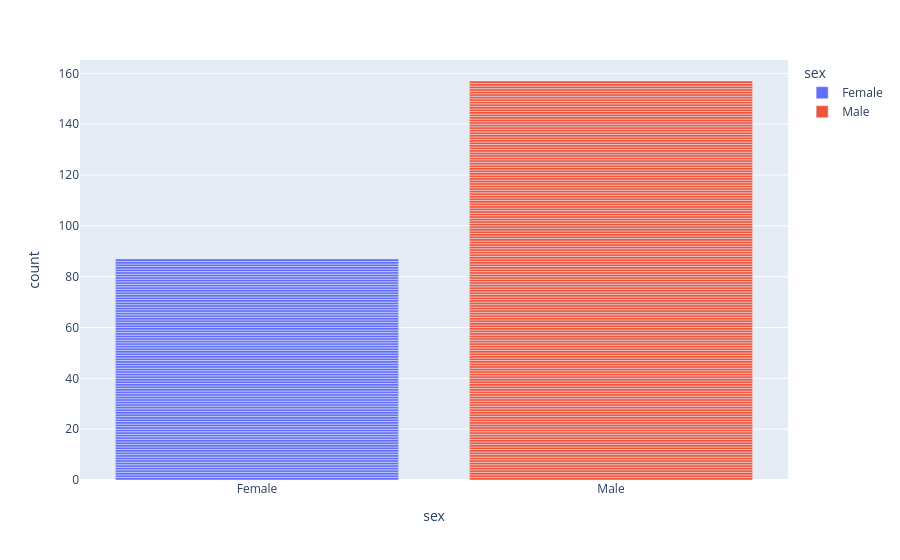

This figure's notebook cell:
### Code cell
# change color by  giving the coloumn in colour parameter
px.bar(tips,x=tips['sex'],color='sex')
# apna colour chuna ha tho colour_discreate_sequence ma sent karo hex code ma

### Figure 1 — Plotly figure (JSON) as saved in the notebook; plotly's stock layout.template omitted (floating-point values rounded to 4 significant figures; data arrays with more than 128 entries replaced by an {"elided": "..."} marker saying what was removed)
{"data": [{"hovertemplate": "sex=%{x}<br>count=%{y}<extra></extra>", "legendgroup": "Female", "marker": {"color": "#636efa", "pattern": {"shape": ""}}, "name": "Female", "orientation": "v", "showlegend": true, "textposition": "auto", "type": "bar", "x": ["Female", "Female", "Female", "Female", "Female", "Female", "Female", "Female", "Female", "Female", "Female", "Female", "Female", "Female", "Female", "Female", "Female", "Female", "Female", "Female", "Female", "Female", "Female", "Female", "Female", "Female", "Female", "Female", "Female", "Female", "Female", "Female", "Female", "Female", "Female", "Female", "Female", "Female", "Female", "Female", "Female", "Female", "Female", "Female", "Female", "Female", "Female", "Female", "Female", "Female", "Female", "Female", "Female", "Female", "Female", "Female", "Female", "Female", "Female", "Female", "Female", "Female", "Female", "Female", "Female", "Female", "Female", "Female", "Female", "Female", "Female", "Female", "Female", "Female", "Female", "Female", "Female", "Female", "Female", "Female", "Female", "Female", "Female", "Female", "Female", "Female", "Female"], "xaxis": "x", "y": [1, 1, 1, 1, 1, 1, 1, 1, 1, 1, 1, 1, 1, 1, 1, 1, 1, 1, 1, 1, 1, 1, 1, 1, 1, 1, 1, 1, 1, 1, 1, 1, 1, 1, 1, 1, 1, 1, 1, 1, 1, 1, 1, 1, 1, 1, 1, 1, 1, 1, 1, 1, 1, 1, 1, 1, 1, 1, 1, 1, 1, 1, 1, 1, 1, 1, 1, 1, 1, 1, 1, 1, 1, 1, 1, 1, 1, 1, 1, 1, 1, 1, 1, 1, 1, 1, 1], "yaxis": "y"}, {"hovertemplate": "sex=%{x}<br>count=%{y}<extra></extra>", "legendgroup": "Male", "marker": {"color": "#EF553B", "pattern": {"shape": ""}}, "name": "Male", "orientation": "v", "showlegend": true, "textposition": "auto", "type": "bar", "x": {"elided": "157 str values"}, "xaxis": "x", "y": {"elided": "157 int values"}, "yaxis": "y"}], "layout": {"barmode": "relative", "legend": {"title": {"text": "sex"}, "tracegroupgap": 0}, "margin": {"t": 60}, "xaxis": {"anchor": "y", "categoryarray": ["Female", "Male"], "categoryorder": "array", "domain": [0, 1], "title": {"text": "sex"}}, "yaxis": {"anchor": "x", "domain": [0, 1], "title": {"text": "count"}}}}
